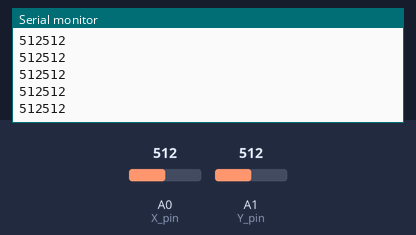
A sketch run on a simulated Arduino Uno, built with avr-gcc and run on an emulated ATmega328P. Shown: the last lines printed to the serial monitor. The inputs (shaded band) are chosen by the test bench; at power-on: A0 (X_pin) = 512, A1 (Y_pin) = 512.

Above: at 1.2 s.
1.3 s: A0 (X_pin) set to 716
At 2.4 s:
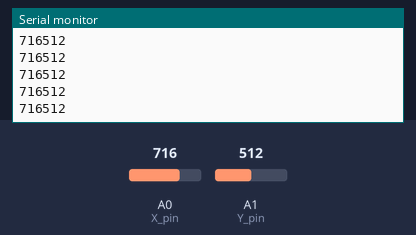
2.8 s: A1 (Y_pin) set to 716
At 3.9 s:
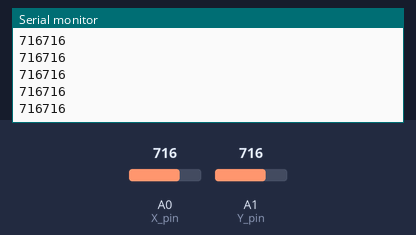
4.3 s: A0 (X_pin) set to 900
At 5.1 s:
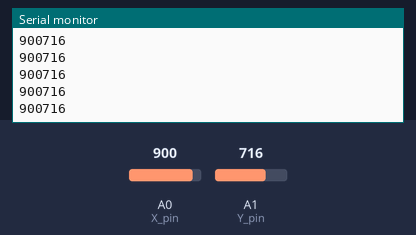
5.8 s: A1 (Y_pin) set to 900
At 6.9 s:
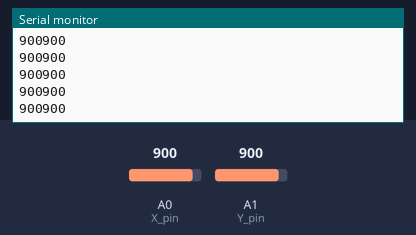
Timing chart, 0 to 8.3 s (numbered marks = the images above; inputs shaded):
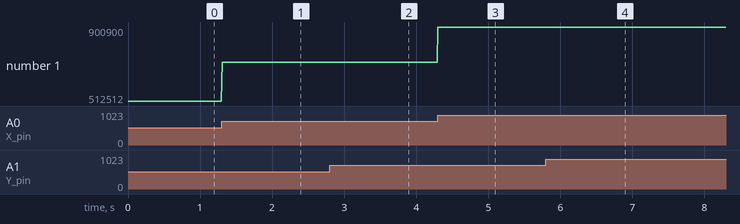

The sketch:

Joystick_RAW_INPUT.ino
```cpp
const int SW_pin = 2;
const int X_pin = 0;
const int Y_pin = 1;

void setup() {
 pinMode(SW_pin, INPUT);
digitalWrite(SW_pin, HIGH);
Serial.begin(115200);

}

void loop() {
      Serial.print(analogRead(X_pin));
         Serial.println(analogRead(Y_pin));
          delay(10);
}
```

Measured:
- after the input at 1.3 s, the serial monitor: prints a new line at once (image 1)
- after the input at 2.8 s, the serial monitor: prints a new line at once (image 2)
- after the input at 4.3 s, the serial monitor: prints a new line at once (image 3)
- after the input at 5.8 s, the serial monitor: prints a new line at once (image 4)
- plotted number 1: 512512 → 716512 after the input at 1.3 s, 716512 → 716716 after the input at 2.8 s, 716716 → 900716 after the input at 4.3 s, 900716 → 900900 after the input at 5.8 s
